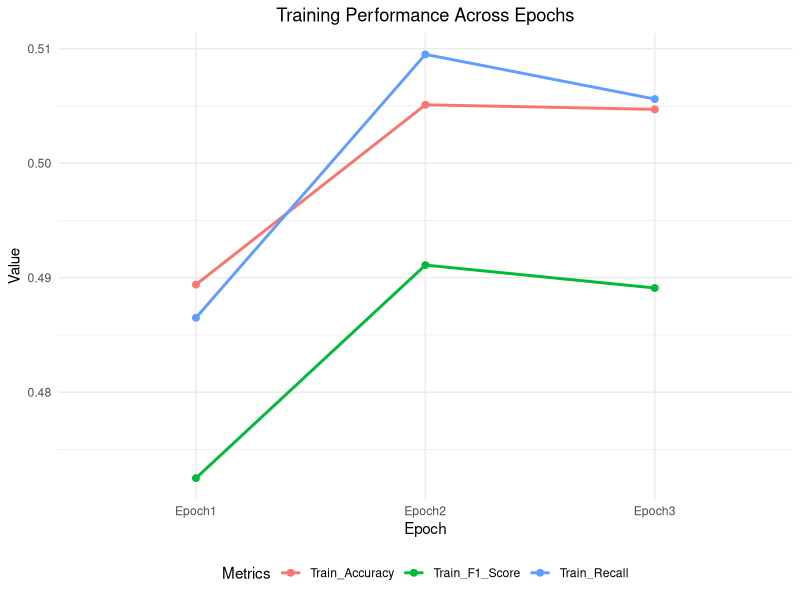

Source code (R):
## ---- chunk 1
# Setup chunk
knitr::opts_chunk$set(echo = FALSE, warning = FALSE, message = FALSE)
library(ggplot2)
library(knitr)
## ---- chunk 2
library(ggplot2)
library(tidyr)

results <- data.frame(
  Epoch = c('Epoch1', 'Epoch2', 'Epoch3'),
  Train_Accuracy = c(0.4894, 0.5051, 0.5047),
  Train_F1_Score = c(0.4725, 0.4911, 0.4891),
  Train_Recall = c(0.4865, 0.5095, 0.5056)
)

results_long <- results %>%
  pivot_longer(cols = -Epoch, names_to = "Metric", values_to = "Value")

plot <- ggplot(results_long, aes(x = Epoch, y = Value, color = Metric, group = Metric)) +
  geom_line(size = 1) +
  geom_point(size = 2) +
  labs(
    title = "Training Performance Across Epochs",
    x = "Epoch",
    y = "Value",
    color = "Metrics"
  ) +
  theme_minimal() +
  theme(
    plot.title = element_text(hjust = 0.5),
    legend.position = "bottom"
  )

plot
cat("Figure 1: Training performance metrics (Accuracy, F1-Score, Recall) across epochs.\n")
